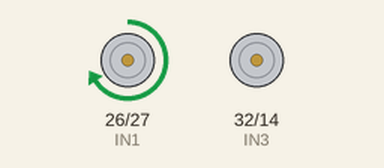
Simulated run of this sketch. Board: ESP32. Shown: motor-driver pin pairs drawn as motors (green arrow = first pin HIGH = forward, orange = second pin HIGH = backward, longer = more drive, scaled by the enable pin).

Above: at 0.5 s.
At 2.5 s:
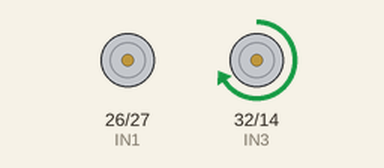
At 4.5 s:
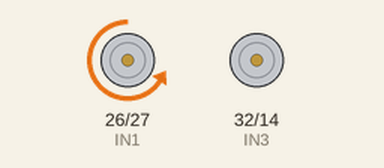
At 9.5 s:
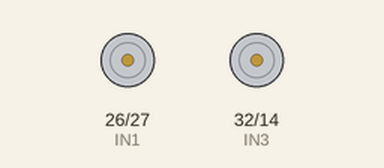
Timing chart, 0 to 10.4 s (numbered marks = the images above):
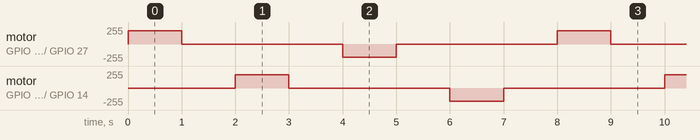

Measured:
- by itself, motor on GPIO 26 (IN1) / GPIO 27 (IN2), motor on GPIO 32 (IN3) / GPIO 14 (IN4): repeats every 8.0 s: stopped 3.0 s, backward 199/255 1.0 s, stopped 3.0 s, forward 199/255 1.0 s

The sketch:

DC_Motor_Workshop.ino
```cpp
#include <Arduino.h>
#include "driver/ledc.h"

// ================= L298N #1 =================
#define ENA 25
#define IN1 26
#define IN2 27

#define ENB 33
#define IN3 32
#define IN4 14

#define ENA_CH 3
#define ENB_CH 4

#define MOTOR_FREQ 20000
#define MOTOR_RES 8

// ================= DC MOTOR FUNCTION =================
void driveMotor(int EN_CH, int pin1, int pin2, int speed) {
  speed = constrain(speed, -255, 255);

  if (speed > 0) {
    digitalWrite(pin1, HIGH);
    digitalWrite(pin2, LOW);
  } else if (speed < 0) {
    digitalWrite(pin1, LOW);
    digitalWrite(pin2, HIGH);
    speed = -speed;
  } else {
    digitalWrite(pin1, LOW);
    digitalWrite(pin2, LOW);
  }

  ledcWrite(EN_CH, speed);
}


void setup() {
  // Set motor direction pins
  pinMode(IN1, OUTPUT);
  pinMode(IN2, OUTPUT);
  pinMode(IN3, OUTPUT);
  pinMode(IN4, OUTPUT);

  // Set PWM pins
  ledcSetup(ENA_CH, MOTOR_FREQ, MOTOR_RES);
  ledcAttachPin(ENA, ENA_CH);
  ledcSetup(ENB_CH, MOTOR_FREQ, MOTOR_RES);
  ledcAttachPin(ENB, ENB_CH);

}

void loop() {
  // Drive motor to move forward and backward
  driveMotor(ENA_CH, IN1, IN2, 200);
  delay(1000);
  driveMotor(ENA_CH, IN1, IN2, 0);
  delay(1000);
  driveMotor(ENB_CH, IN3, IN4, 200);
  delay(1000);
  driveMotor(ENB_CH, IN3, IN4, 0);
  delay(1000);

  driveMotor(ENA_CH, IN1, IN2, -200);
  delay(1000);
  driveMotor(ENA_CH, IN1, IN2, 0);
  delay(1000);
  driveMotor(ENB_CH, IN3, IN4, -200);
  delay(1000);
  driveMotor(ENB_CH, IN3, IN4, 0);
  delay(1000);

}
```
